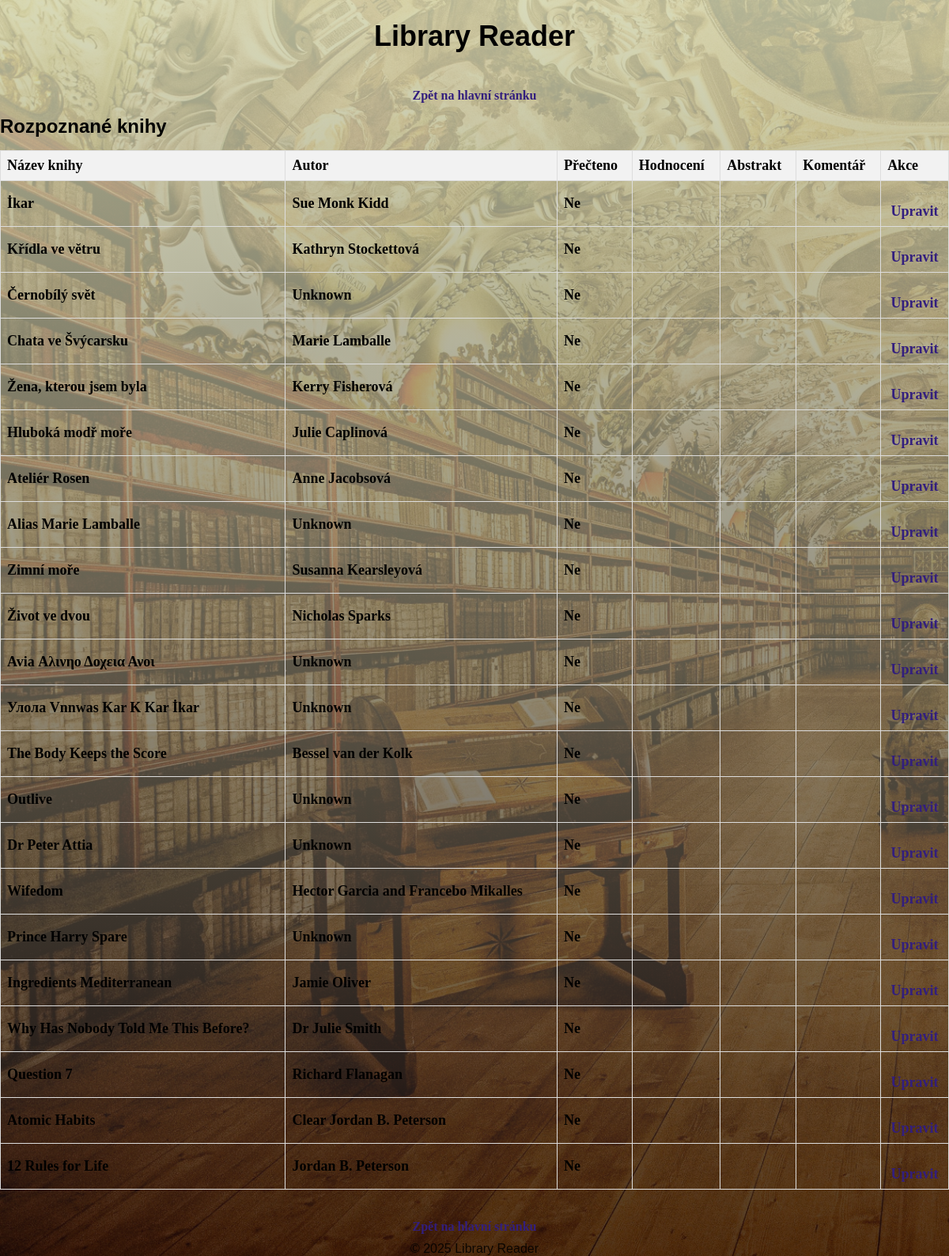
/books, run on the app's committed database.
### models.py (models this page shows)
class Book(db.Model):
    id = db.Column(db.Integer, primary_key=True)
    title = db.Column(db.String(255), nullable=True)
    author = db.Column(db.String(255), nullable=True)
    is_read = db.Column(db.Boolean, nullable=True) # ano X ne
    rating = db.Column(db.Integer, nullable=True)       # 1 - 10 hvězdiček
    abstract = db.Column(db.String(255), nullable=True)
    comment = db.Column(db.String(255), nullable=True)  # komentář

### app.py (the view)
@app.route("/books")
def books():
    try:
        books = Book.query.all()
        return render_template("books.html", books=books)
    except Exception as e:
        print(f"❌ Chyba při načítání knih: {e}")
        return render_template("books.html", error="Chyba při načítání knih.")

### templates/books.html (shortened to what this page needs)
{% extends "base.html" %}
{% block content %}
<main class="books-page">
<a href="{{ url_for('index') }}">Zpět na hlavní stránku</a>
<h1>Rozpoznané knihy</h1>
<table border="1">
    <tr>
        <th>Název knihy</th>
        <th>Autor</th>
        <th>Přečteno</th>
        <th>Hodnocení</th>
        <th>Abstrakt</th>
        <th>Komentář</th>
        <th>Akce</th>
    </tr>
    {% for book in books %}
        <tr>
            <td>{{ book.title }}</td>
            <td>{{ book.author }}</td>
            <td>{{ 'Ano' if book.is_read else 'Ne' }}</td>
            <td>{{ book.rating or '' }}</td>
            <td>{{ book.abstract or '' }}</td>
            <td>{{ book.comment or '' }}</td>
            <td><a href="{{ url_for('edit_books', book_id=book.id) }}">Upravit</a></td>
        </tr>
    {% endfor %}
</table>
<br>
<a href="{{ url_for('index') }}">Zpět na hlavní stránku</a>
</main>
{% endblock %}

### templates/base.html (shortened to what this page needs)
<!DOCTYPE html>
<html lang="cs">
<head>
    <link rel="stylesheet" href="{{ url_for('static', filename='css/style.css') }}">
</head>
<body>
    <header>
        <h1>Library Reader</h1>
    </header>
    <main>
        {% block content %}{% endblock %}
    </main>
    <footer>
        <p>&copy; 2025 Library Reader</p>
    </footer>
</body>
</html>

### static/css/style.css (style rules this page uses)
html, body { height: 100%; margin: 0; padding: 0; }
body { background-image: linear-gradient(to bottom, rgba(209, 211, 175, 0.851), rgba(21, 7, 7, 0.733)), url("static/img/image_strahov.jpg"); font-family: Arial, sans-serif; background-color: #f4f4f9; color: #000000; background-repeat: no-repeat; background-size: cover; background-attachment: fixed; }
.books-page { font-family: 'Georgia', serif; font-size: 16px; color: #000000; }
.books-page h1 { font-family: 'Arial', sans-serif; font-size: 24px; color: #000000; }
.books-page table { width: 100%; border-collapse: collapse; font-size: large; font-weight: bold; }
.books-page th, .books-page td { padding: 8px; text-align: left; border: 1px solid #ddd; }
.books-page th { background-color: #f2f2f2; font-weight: bold; }
header { padding: 1px; text-align: center; font-size: 18px; font-weight: bold; color: #000000; }
body { font-family: Arial, sans-serif; background-color: #f9f9f9; margin: 0; padding: 0; color: #333; }
p { text-align: center; font-size: 16px; margin: 10px 0; color: #000000d6; }
a { display: block; text-align: center; margin-top: 20px; color: #321e7e; text-decoration: none; font-weight: bold; }

### data on the page
Book: title "İkar", author "Sue Monk Kidd", is_read "Ne"
Book: title "Křídla ve větru", author "Kathryn Stockettová", is_read "Ne"
Book: title "Černobílý svět", author "Unknown", is_read "Ne"
Book: title "Chata ve Švýcarsku", author "Marie Lamballe", is_read "Ne"
Book: title "Žena, kterou jsem byla", author "Kerry Fisherová", is_read "Ne"
Book: title "Hluboká modř moře", author "Julie Caplinová", is_read "Ne"
Book: title "Ateliér Rosen", author "Anne Jacobsová", is_read "Ne"
Book: title "Alias Marie Lamballe", author "Unknown", is_read "Ne"
Book: title "Zimní moře", author "Susanna Kearsleyová", is_read "Ne"
Book: title "Život ve dvou", author "Nicholas Sparks", is_read "Ne"
Book: title "Avia Αλινηο Δοχεια Ανοι", author "Unknown", is_read "Ne"
Book: title "Улола Vnnwas Kar K Kar İkar", author "Unknown", is_read "Ne"
Book: title "The Body Keeps the Score", author "Bessel van der Kolk", is_read "Ne"
Book: title "Outlive", author "Unknown", is_read "Ne"
Book: title "Dr Peter Attia", author "Unknown", is_read "Ne"
Book: title "Wifedom", author "Hector Garcia and Francebo Mikalles", is_read "Ne"
Book: title "Prince Harry Spare", author "Unknown", is_read "Ne"
Book: title "Ingredients Mediterranean", author "Jamie Oliver", is_read "Ne"
Book: title "Why Has Nobody Told Me This Before?", author "Dr Julie Smith", is_read "Ne"
Book: title "Question 7", author "Richard Flanagan", is_read "Ne"
Book: title "Atomic Habits", author "Clear Jordan B. Peterson", is_read "Ne"
Book: title "12 Rules for Life", author "Jordan B. Peterson", is_read "Ne"
